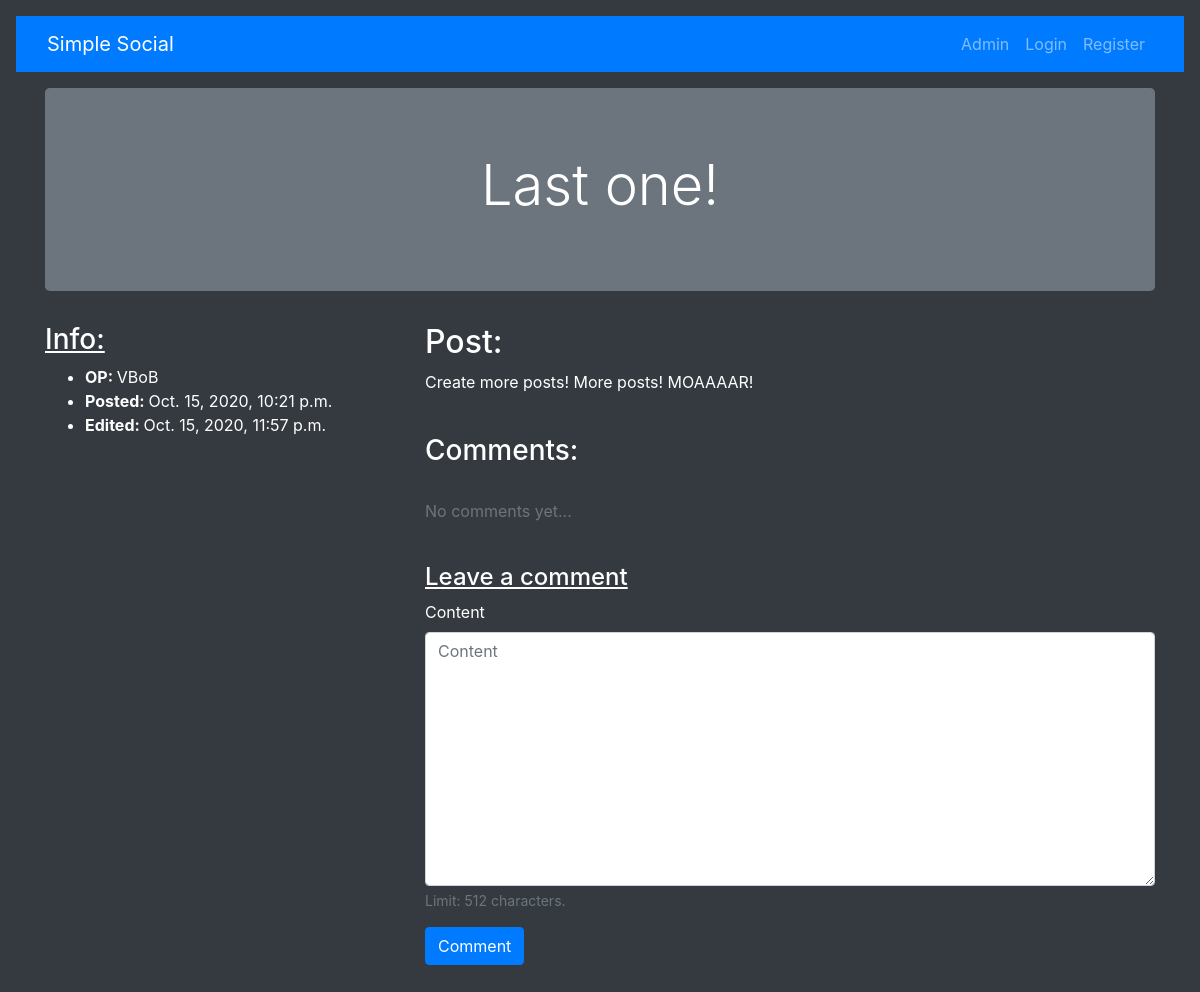
Screenshot of /post/7/ with the database file from the repository.
### posts/models.py (models this page shows, shortened)
class Post(models.Model):
    user = models.ForeignKey(User, on_delete=models.CASCADE)
    title = models.CharField(max_length=100, help_text="Limit: 100 characters.")
    content = models.TextField(max_length=1024, help_text="Limit: 1024 characters.")
    timestamp = models.DateTimeField(auto_now_add=True)
    edited_timestamp = models.DateTimeField(auto_now=True)
    class Meta:
        ordering = ['-timestamp',]
    def __str__(self):
        return "{}".format(self.title)

### posts/views.py (the view)
# urls.py: path('<int:pk>/', views.PostDetailView.as_view(), name='post_detail'),
class PostDetailView(generic.DetailView):
    model = Post
    def get_context_data(self, **kwargs):
        context = super().get_context_data(**kwargs)
        context["view_title"] = "{}".format(self.object)
        context["comment_form"] = forms.CommentForm()
        context["comments"] = self.object.comment_set.all().select_related("user")
        return context

### posts/forms.py
class CommentForm(forms.ModelForm):
    class Meta:
        model = Comment
        fields = ['content',]

### posts/templates/posts/post_detail.html (shortened to what this page needs)
{% extends 'posts/base.html' %}
{% load bootstrap4 %}
{% load tz %}
{% block view_title_block %}
    <div class="jumbotron bg-secondary">
        <h1 align="center" class="display-4">
            {{ view_title }}
        </h1>
    </div>
{% endblock view_title_block %}
{% block content_block %}
    <div class="row">
        <div class="col-4">
            <h3><u>Info:</u></h3>
            <ul>
                <li><strong>OP: </strong> {{ object.user }}</li>
                <li><strong>Posted: </strong>{{ object.timestamp }}</li>
                <li><strong>Edited: </strong>{{ object.edited_timestamp }}</li>
            </ul>
        </div>
        <div class="col-8">
            <h2>Post:</h2>
            <p class="text-justify">
                {{ object.content }}
            </p>
            <br>
            <h3>Comments:</h3><br>
            {% for comment in comments %}
                <p>{{ comment.content }}</p>
                <p class="text-muted"><i>{{ comment }} - {% localtime on %}{{ comment.timestamp|date }}, {{ comment.timestamp|time }}{% endlocaltime %}</i></p>
                <hr class="bg-secondary">
            {% empty %}
                <p class="text-justify text-muted">No comments yet...</p>
            {% endfor %}
            <br><h4><u>Leave a comment</u></h4>
            <form action="{% url 'posts:comment_create' object.pk %}" method="POST">
                {% bootstrap_form comment_form %}
                <input type="submit" value="Comment" class="btn btn-primary">
            </form>
        </div>
    </div>
{% endblock content_block %}

### rows the page displays
Post: title "Last one!", user "VBoB", timestamp "Oct. 15, 2020, 10:21 p.m.", edited_timestamp "Oct. 15, 2020, 11:57 p.m.", content "Create more posts! More posts! MOAAAAR!"
